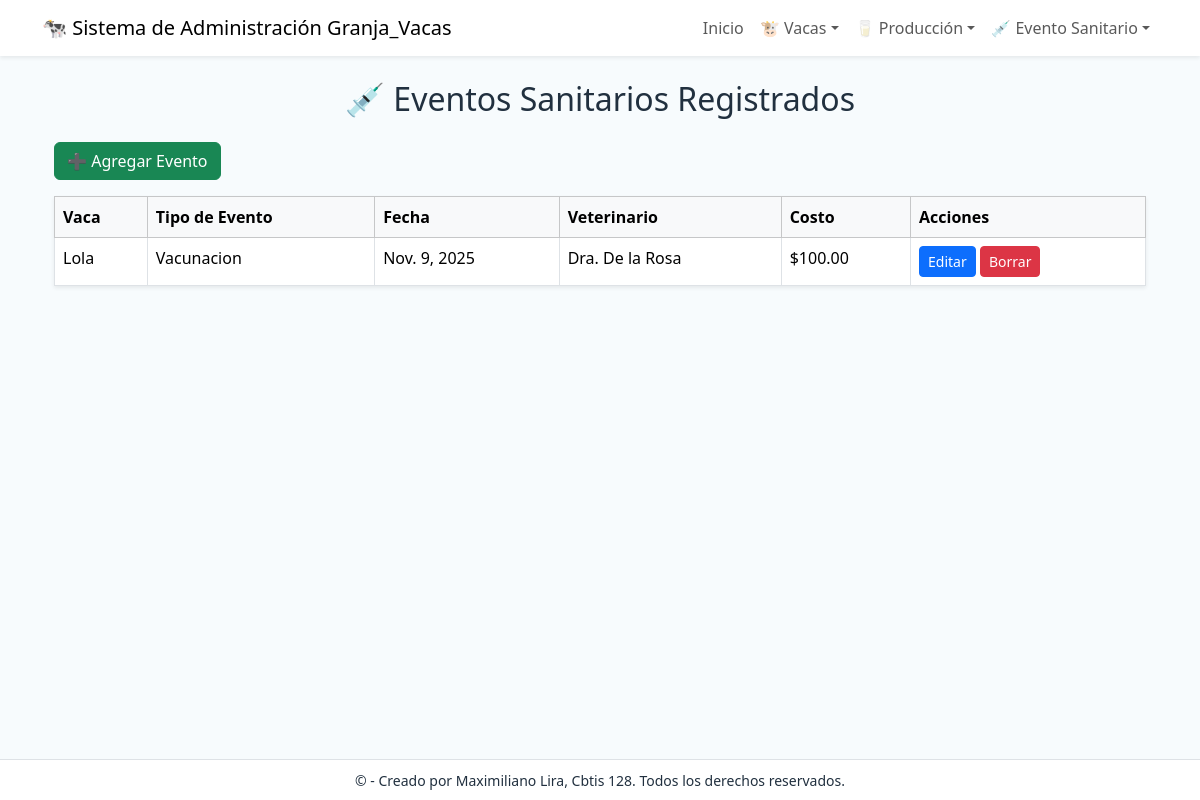
The page /evento/ on the database its author committed.
### app_Granja_Vacas/models.py (models this page shows, shortened)
class EventoSanitario(models.Model):
    vaca = models.ForeignKey(Vaca, on_delete=models.CASCADE, related_name='eventos_sanitarios', verbose_name="Vaca asociada")
    tipo_evento = models.CharField(max_length=100, verbose_name="Tipo de Evento")
    fecha_evento = models.DateField(verbose_name="Fecha del Evento")
    veterinario = models.CharField(max_length=100, verbose_name="Veterinario Responsable")
    descripcion = models.TextField(blank=True, verbose_name="Descripción del Evento")
    costo = models.DecimalField(max_digits=8, decimal_places=2, verbose_name="Costo del Evento")
    dias_retiro = models.IntegerField(default=0, verbose_name="Días de Retiro")
    notas = models.TextField(blank=True, verbose_name="Notas adicionales")  # ← agregado

class Vaca(models.Model):
    numero_identificacion = models.CharField(max_length=20, unique=True, verbose_name="Número de Identificación")
    nombre = models.CharField(max_length=100, blank=True, null=True, verbose_name="Nombre de la Vaca")
    fecha_nacimiento = models.DateField(verbose_name="Fecha de Nacimiento")
    raza = models.CharField(max_length=50, verbose_name="Raza")
    estado_reproductivo = models.CharField(max_length=50, default="No gestante", verbose_name="Estado Reproductivo")
    peso_kg = models.DecimalField(max_digits=6, decimal_places=2, verbose_name="Peso (kg)")
    corral_actual = models.CharField(max_length=30, verbose_name="Corral Actual")
    notas = models.TextField(blank=True, verbose_name="Notas de la Vaca")

### app_Granja_Vacas/views.py (the view)
# urls.py: path('evento/', views.ver_evento_sanitario, name='ver_evento_sanitario'),
def ver_evento_sanitario(request):
    eventos = EventoSanitario.objects.all()
    return render(request, 'evento/ver_evento.html', {'eventos': eventos})

### app_Granja_Vacas/templates/evento/ver_evento.html
{% extends 'base.html' %}
{% block content %}
<div class="container mt-4">
    <h2 class="text-center mb-4">💉 Eventos Sanitarios Registrados</h2>
    <a href="{% url 'agregar_evento_sanitario' %}" class="btn btn-success mb-3">➕ Agregar Evento</a>
    <table class="table table-bordered table-hover shadow-sm">
    <thead class="table-light">
        <tr>
        <th>Vaca</th>
        <th>Tipo de Evento</th>
        <th>Fecha</th>
        <th>Veterinario</th>
        <th>Costo</th>
        <th>Acciones</th>
        </tr>
    </thead>
    <tbody>
        {% for e in eventos %}
        <tr>
        <td>{{ e.vaca.nombre }}</td>
        <td>{{ e.tipo_evento }}</td>
        <td>{{ e.fecha_evento }}</td>
        <td>{{ e.veterinario }}</td>
        <td>${{ e.costo }}</td>
        <td>
            <a href="{% url 'actualizar_evento_sanitario' e.id %}" class="btn btn-sm btn-primary">Editar</a>
            <a href="{% url 'borrar_evento_sanitario' e.id %}" class="btn btn-sm btn-danger">Borrar</a>
        </td>
        </tr>
        {% empty %}
        <tr><td colspan="6" class="text-center">No hay eventos registrados.</td></tr>
        {% endfor %}
    </tbody>
    </table>
</div>
{% endblock %}

### app_Granja_Vacas/templates/base.html (style rules this page uses)
body { background: #f7fbfd; color: #21303f; }

### rows shown on the page
EventoSanitario: vaca.nombre "Lola", tipo_evento "Vacunacion", fecha_evento "Nov. 9, 2025", veterinario "Dra. De la Rosa", costo "100.00"
